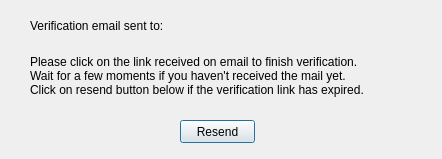
<?xml version="1.0" encoding="UTF-8"?>
<ui version="4.0">
 <class>Dialog</class>
 <widget class="QDialog" name="Dialog">
  <property name="geometry">
   <rect>
    <x>0</x>
    <y>0</y>
    <width>442</width>
    <height>159</height>
   </rect>
  </property>
  <property name="windowTitle">
   <string>Dialog</string>
  </property>
  <widget class="QPushButton" name="enter_key">
   <property name="geometry">
    <rect>
     <x>180</x>
     <y>120</y>
     <width>75</width>
     <height>23</height>
    </rect>
   </property>
   <property name="text">
    <string>Resend</string>
   </property>
  </widget>
  <widget class="QLabel" name="label">
   <property name="geometry">
    <rect>
     <x>30</x>
     <y>10</y>
     <width>151</width>
     <height>31</height>
    </rect>
   </property>
   <property name="text">
    <string>Verification email sent to:</string>
   </property>
   <property name="openExternalLinks">
    <bool>true</bool>
   </property>
  </widget>
  <widget class="QLabel" name="label_4">
   <property name="geometry">
    <rect>
     <x>180</x>
     <y>10</y>
     <width>231</width>
     <height>31</height>
    </rect>
   </property>
   <property name="text">
    <string/>
   </property>
   <property name="openExternalLinks">
    <bool>true</bool>
   </property>
  </widget>
  <widget class="QLabel" name="label_2">
   <property name="geometry">
    <rect>
     <x>30</x>
     <y>50</y>
     <width>371</width>
     <height>51</height>
    </rect>
   </property>
   <property name="text">
    <string>Please click on the link received on email to finish verification. 
Wait for a few moments if you haven't received the mail yet.
Click on resend button below if the verification link has expired.</string>
   </property>
   <property name="openExternalLinks">
    <bool>true</bool>
   </property>
  </widget>
 </widget>
 <resources/>
 <connections/>
</ui>
